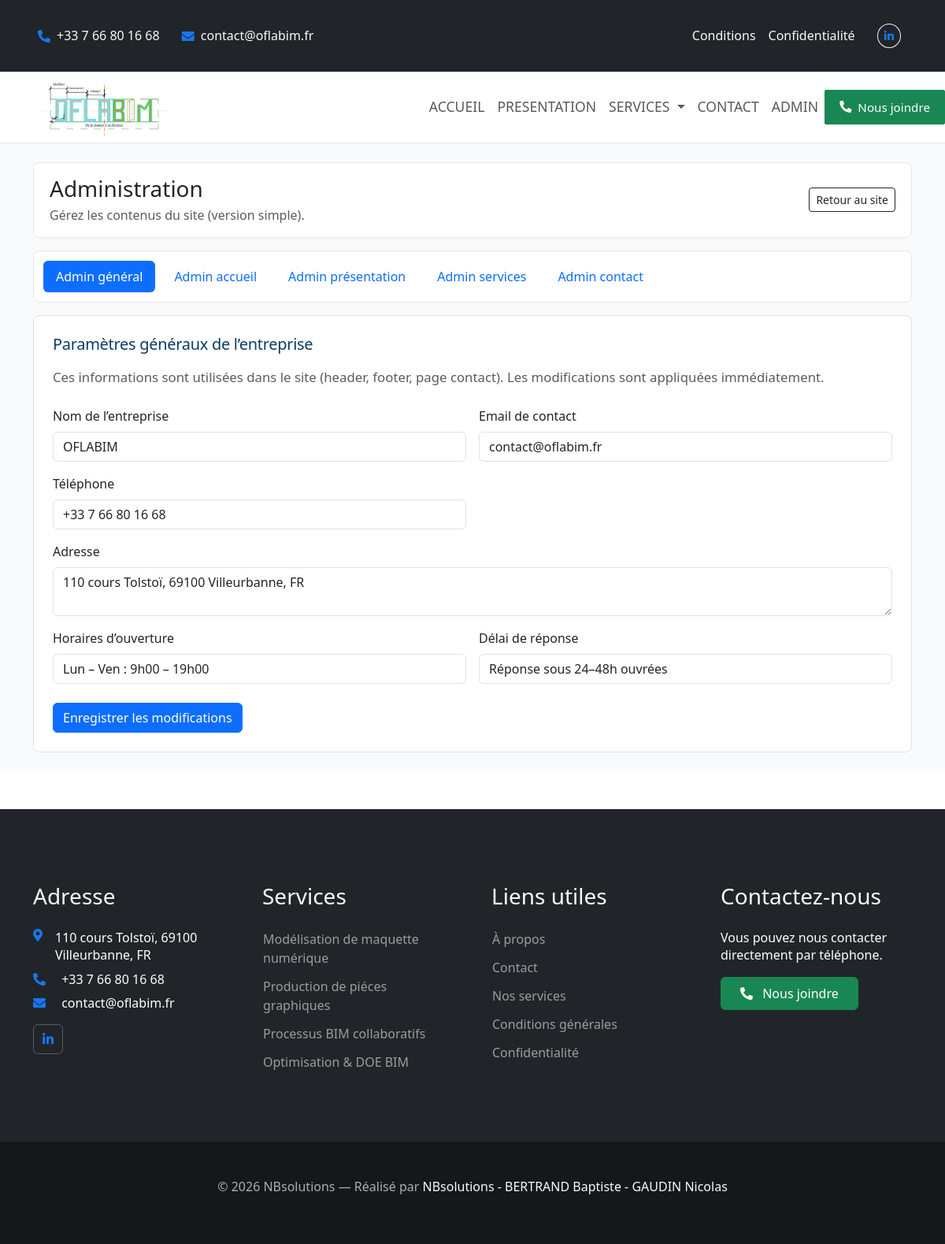
The app's page /index.php?page=adminDashboard with its own data.
### tables this page shows
CREATE TABLE `user` (
  `id` int(10) UNSIGNED NOT NULL,
  `role_id` int(10) UNSIGNED NOT NULL,
  `email` varchar(190) NOT NULL,
  `phone` varchar(30) DEFAULT NULL,
  `address` varchar(255) DEFAULT NULL,
  `username` varchar(100) NOT NULL,
  `company_name` varchar(150) NOT NULL,
  `password_hash` varchar(255) NOT NULL,
  `is_active` tinyint(1) NOT NULL DEFAULT 1,
  `last_login_at` datetime DEFAULT NULL,
  `created_at` datetime NOT NULL DEFAULT current_timestamp(),
  `updated_at` datetime NOT NULL DEFAULT current_timestamp() ON UPDATE current_timestamp(),
  `opening_hours` varchar(120) DEFAULT NULL,
  `response_delay` varchar(120) DEFAULT NULL
);

### controllers/adminController.php (called while the page is built, shortened)
<?php
$page = $_GET['page'] ?? 'adminDashboard';
$page = preg_replace('/[^a-zA-Z0-9_]/', '', $page);
$view      = 'adminDashboard.php';
switch ($page) {
    case 'adminDashboard':
        require_once PATH_CONTROLLERS . 'AdminDashboardController.php';
        $controller = new AdminDashboardController($pdo);
        $data = $controller->index();
        if (isset($admin)) {
            $siteUser = $admin;
        }
        $view      = 'adminDashboard.php';
        break;
}
require_once PATH_VIEWS . 'header.php';
require_once PATH_VIEWS_ADMIN . 'adminTabs.php';
require_once PATH_VIEWS_ADMIN . $view;
require_once PATH_VIEWS . 'footer.php';

### index.php (called while the page is built, shortened)
<?php
require_once('./config/configuration.php');
$page = $_GET['page'] ?? 'accueil';
$page = preg_replace('/[^a-zA-Z0-9_]/', '', $page);
$publicPages = [
    'accueil',
    'presentation',
    'service',
    'references',
    'contact',
    'conditions',
    'confidentialite'
];
$adminPages = [
    'adminDashboard',
    'adminAccueil',
    'adminPresentation',
    'adminServices',
    'adminContact',
];
require_once PATH_MODELS . 'UserModel.php';
$userModel = new UserModel($pdo);
$siteUser = $userModel->find(1);
if (in_array($page, $publicPages, true)) {
    $controllerFile = PATH_CONTROLLERS . 'homeController.php';
} elseif (in_array($page, $adminPages, true)) {
    $controllerFile = PATH_CONTROLLERS . 'adminController.php';
} elseif ($page === 'login' || $page === 'logout') {
    $controllerFile = PATH_CONTROLLERS . 'authController.php';
} else {
    $controllerFile = PATH_CONTROLLERS . '404.php';
}
require_once $controllerFile;

### controllers/adminDashboardController.php (called while the page is built, shortened)
<?php
require_once PATH_ENTITY  . 'User.php';
require_once PATH_MODELS  . 'UserModel.php';
class AdminDashboardController
{
    private UserModel $userModel;
    public function __construct(PDO $pdo)
    {
        $this->userModel = new UserModel($pdo);
    }
    public function index(): array
    {
        $adminId = 1;
        $errors       = [];
        $flashSuccess = null;
        $admin = $this->userModel->find($adminId);
        return [
            'admin'        => $admin,
            'errors'       => $errors,
            'flashSuccess' => $flashSuccess,
        ];
    }
}

### models/UserModel.php (called while the page is built, shortened)
<?php
require_once PATH_ENTITY . 'User.php';
class UserModel
{
    private PDO $pdo;
    public function __construct(PDO $pdo)
    {
        $this->pdo = $pdo;
    }
    public function find(int $id): ?User
    {
        $stmt = $this->pdo->prepare("SELECT * FROM user WHERE id = :id LIMIT 1");
        $stmt->execute(['id' => $id]);
        $data = $stmt->fetch(PDO::FETCH_ASSOC);
        return $this->hydrate($data);
    }
    private function hydrate(array $data): User
    {
        $user = new User();
        $ref = new ReflectionClass($user);
        foreach ($data as $key => $value) {
            if ($ref->hasProperty($key)) {
                $property = $ref->getProperty($key);
            }
        }
        return $user;
    }
}

### entities/User.php (called while the page is built, shortened)
<?php
class User
{
    private string $email;
    private ?string $phone;
    private ?string $address;
    private string $company_name;
    private ?string $opening_hours;
    private ?string $response_delay;
    public function getEmail(): string
    {
        return $this->email;
    }
    public function getPhone(): ?string
    {
        return $this->phone;
    }
    public function getAddress(): ?string
    {
        return $this->address;
    }
    public function getCompanyName(): string
    {
        return $this->company_name;
    }
    public function getOpeningHours(): ?string
    {
        return $this->opening_hours;
    }
    public function getResponseDelay(): ?string
    {
        return $this->response_delay;
    }
}

### views/views_admin/adminDashboard.php (the view, shortened to what this page needs)
<div class="border rounded-3 p-4 bg-white">
    <h2 class="h5 mb-3">Paramètres généraux de l’entreprise</h2>
    <p class="text-muted mb-4">
        Ces informations sont utilisées dans le site (header, footer, page contact).
        Les modifications sont appliquées immédiatement.
    </p>
    <form method="post" action="index.php?page=adminDashboard" class="row g-3">
        <div class="col-md-6">
            <label class="form-label">Nom de l’entreprise</label>
            <input
                type="text"
                name="company_name"
                class="form-control"
                required
                value="<?= htmlspecialchars($admin->getCompanyName() ?? '') ?>"
            >
        </div>
        <div class="col-md-6">
            <label class="form-label">Email de contact</label>
            <input
                type="email"
                name="email"
                class="form-control"
                required
                value="<?= htmlspecialchars($admin->getEmail() ?? '') ?>"
            >
        </div>
        <div class="col-md-6">
            <label class="form-label">Téléphone</label>
            <input
                type="text"
                name="phone"
                class="form-control"
                required
                value="<?= htmlspecialchars($admin->getPhone() ?? '') ?>"
            >
        </div>
        <div class="col-12">
            <label class="form-label">Adresse</label>
            <textarea
                name="address"
                required
                class="form-control"
                rows="2"
            ><?= htmlspecialchars($admin->getAddress() ?? '') ?></textarea>
        </div>
        <div class="col-md-6">
            <label class="form-label">Horaires d’ouverture</label>
            <input
                type="text"
                name="opening_hours"
                class="form-control"
                required
                value="<?= htmlspecialchars($admin->getOpeningHours() ?? '') ?>"
            >
        </div>
        <div class="col-md-6">
            <label class="form-label">Délai de réponse</label>
            <input
                type="text"
                name="response_delay"
                class="form-control"
                required
                value="<?= htmlspecialchars($admin->getResponseDelay() ?? '') ?>"
            >
        </div>
        <div class="col-12 pt-2">
            <button class="btn btn-primary">
                Enregistrer les modifications
            </button>
        </div>
    </form>
</div>
</section>

### views/header.php (shortened to what this page needs)
<!doctype html>
<html lang="fr">
<head>
    <link
        href="https://cdnjs.cloudflare.com/ajax/libs/font-awesome/5.10.0/css/all.min.css"
        rel="stylesheet"
    >
    <link
        href="https://cdn.jsdelivr.net/npm/bootstrap-icons@1.11.1/font/bootstrap-icons.css"
        rel="stylesheet"
    >
    <link
        href="https://cdn.jsdelivr.net/npm/bootstrap@5.3.2/dist/css/bootstrap.min.css"
        rel="stylesheet"
    >
    <link href="assets/css/style.css" rel="stylesheet">
    <link rel="stylesheet" href="https://cdn.jsdelivr.net/npm/swiper@11/swiper-bundle.min.css">
</head>
<body>
<div class="container-fluid bg-dark text-light px-0">
    <div class="row gx-0 d-none d-lg-flex">
        <div class="col-lg-7 px-5 text-start">
            <?php if (!empty($siteUser?->getPhone())): ?>
                <div class="h-100 d-inline-flex align-items-center me-4">
                    <i class="fa fa-phone-alt me-2"></i>
                    <a class="text-light" href="tel:<?= preg_replace('/\s+/', '', $siteUser->getPhone()) ?>">
                        <?= htmlspecialchars($siteUser->getPhone()) ?>
                    </a>
                </div>
            <?php endif; ?>
            <div class="h-100 d-inline-flex align-items-center">
            <i class="fa fa-envelope me-2"></i>
            <a
                class="text-light"
                href="mailto:<?= htmlspecialchars($siteUser->getEmail() ?? '') ?>"
            >
                <?= htmlspecialchars($siteUser->getEmail() ?? '') ?>
            </a>
        </div>
        </div>
        <div class="col-lg-5 px-5 text-end">
            <div class="h-100 d-inline-flex align-items-center me-4">
                <a class="text-light me-3" href="index.php?page=conditions">
                    Conditions
                </a>
                <a class="text-light" href="index.php?page=confidentialite">
                    Confidentialité
                </a>
            </div>
            <div class="h-100 d-inline-flex align-items-center">
                <a class="btn btn-sm btn-outline-light btn-sm-square rounded-circle me-2" href="#">
                    <i class="fab fa-linkedin-in"></i>
                </a>
            </div>
        </div>
    </div>
</div>
<nav class="navbar navbar-expand-lg bg-white navbar-light sticky-top p-0">
    <a
        href="index.php?page=accueil"
        class="navbar-brand d-flex align-items-center px-4 px-lg-5"
    >
        <img
            src="assets/images/logo.png"
            alt="OFLABIM"
            class="navbar-logo"
        >
    </a>
    <div class="collapse navbar-collapse" id="navbarCollapse">
        <div class="navbar-nav ms-auto p-4 p-lg-0">
            <a href="index.php?page=accueil" class="nav-item nav-link">
                ACCUEIL
            </a>
            <a href="index.php?page=presentation" class="nav-item nav-link">
                PRESENTATION
            </a>
            <div class="nav-item dropdown">
                <a
                    href="index.php?page=expertise"
                    class="nav-link dropdown-toggle"
                    data-bs-toggle="dropdown"
                >
                    SERVICES
                </a>
            </div>
            <a href="index.php?page=contact" class="nav-item nav-link">
                CONTACT
            </a>
            <a href="index.php?page=adminDashboard" class="nav-item nav-link">
                ADMIN
            </a>
        </div>
        <?php if (!empty($siteUser?->getPhone())): ?>
            <a
                href="tel:<?= preg_replace('/\s+/', '', $siteUser->getPhone()) ?>"
                class="btn btn-success btn-sm px-4 py-2 d-none d-lg-inline-flex align-items-center"
                aria-label="Appeler <?= htmlspecialchars($siteUser->getCompanyName() ?? 'nous joindre') ?>"
            >
                <i class="fa fa-phone-alt me-2"></i>
                Nous joindre
            </a>
        <?php endif; ?>
    </div>
</nav>
<main>

### views/footer.php (shortened to what this page needs)
</main>
<div class="container-fluid bg-dark text-body footer mt-5 pt-3 px-0">
    <div class="container py-5">
        <div class="row g-5">
            <div class="col-lg-3 col-md-6">
                <h3 class="text-light mb-4">Adresse</h3>
                <p class="mb-2 d-flex justify-content-lg-end">
                    <i class="fa fa-map-marker-alt text-primary me-3"></i>
                    <?= nl2br(htmlspecialchars($siteUser->getAddress() ?? '')) ?>
                </p>
                <?php if (!empty($siteUser?->getPhone())): ?>
                    <p class="mb-2">
                        <i class="fa fa-phone-alt text-primary me-3"></i>
                        <a class="text-reset"
                        href="tel:<?= preg_replace('/\s+/', '', $siteUser->getPhone()) ?>">
                            <?= htmlspecialchars($siteUser->getPhone()) ?>
                        </a>
                    </p>
                <?php endif; ?>
                <?php if (!empty($siteUser?->getEmail())): ?>
                    <p class="mb-2">
                        <i class="fa fa-envelope text-primary me-3"></i>
                        <a class="text-reset"
                        href="mailto:<?= htmlspecialchars($siteUser->getEmail()) ?>">
                            <?= htmlspecialchars($siteUser->getEmail()) ?>
                        </a>
                    </p>
                <?php endif; ?>
                <div class="d-flex pt-2">
                    <a class="btn btn-square btn-outline-body me-0" href="#" target="_blank">
                        <i class="fab fa-linkedin-in"></i>
                    </a>
                </div>
            </div>
            <div class="col-lg-3 col-md-6">
                <h3 class="text-light mb-4">Services</h3>
                <a class="btn btn-link" href="index.php?page=service#modelisation_bim">
                    Modélisation de maquette numérique
                </a>
                <a class="btn btn-link" href="index.php?page=service#plan_technique">
                    Production de piéces graphiques
                </a>
                <a class="btn btn-link" href="index.php?page=service#processus_bim">
                    Processus BIM collaboratifs
                </a>
                <a class="btn btn-link" href="index.php?page=service#optimisation_bim">
                    Optimisation & DOE BIM
                </a>
            </div>
            <div class="col-lg-3 col-md-6">
                <h3 class="text-light mb-4">Liens utiles</h3>
                <a class="btn btn-link" href="index.php?page=presentation">À propos</a>
                <a class="btn btn-link" href="index.php?page=contact">Contact</a>
                <a class="btn btn-link" href="index.php?page=service">Nos services</a>
                <a class="btn btn-link" href="index.php?page=conditions">Conditions générales</a>
                <a class="btn btn-link" href="index.php?page=confidentialite">Confidentialité</a>
            </div>
            <div class="col-lg-3 col-md-6">
                <h3 class="text-light mb-4">Contactez-nous</h3>
                <p class="mb-3">
                    Vous pouvez nous contacter directement par téléphone.
                </p>
                <?php if (!empty($siteUser?->getPhone())): ?>
                    <a
                        href="tel:<?= preg_replace('/\s+/', '', $siteUser->getPhone()) ?>"
                        class="btn btn-success py-2 px-4"
                        aria-label="Appeler <?= htmlspecialchars($siteUser->getCompanyName() ?? 'nous joindre') ?>"
                    >
                        <i class="fa fa-phone-alt me-2"></i>
                        Nous joindre
                    </a>
                <?php endif; ?>
            </div>
        </div>
    </div>
    <div class="container-fluid copyright">
        <div class="container">
            <div class="row">
                <div class="text-center text-md-center mb-3">
                    © <?= date('Y') ?> NBsolutions —
                    Réalisé par
                    <a href="#" class="text-decoration-none text-light">
                        NBsolutions - BERTRAND Baptiste -  GAUDIN Nicolas
                    </a>
                </div>
            </div>
        </div>
    </div>
</div>
</body>
</html>

### records on screen
user: phone "+33 7 66 80 16 68", email "contact@oflabim.fr", company_name "OFLABIM", address "110 cours Tolstoï, 69100 Villeurbanne, FR", opening_hours "Lun – Ven : 9h00 – 19h00", response_delay "Réponse sous 24–48h ouvrées"
